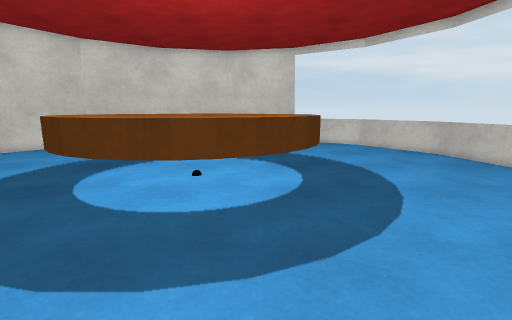
view 1 (above)

15 first-person views from a walk through a Unity game level. The camera is 1.2 m above the floor, tilts 10° down and sees 85° across. The floor is counted in squares, 0.45 m on a side. Each view is taken from the middle of a square. On the plan, view 1 faces up. The plan holds only what a view shows up to about 19 squares ahead; the rest is blank. The player is left out. Surface patterns are stand-ins for the level's own textures.

view 2
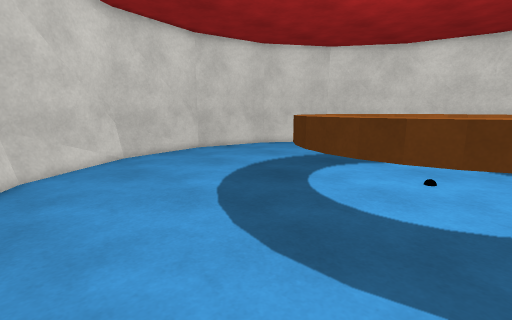

view 3
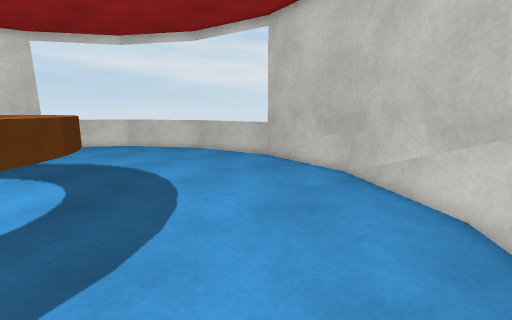

view 4
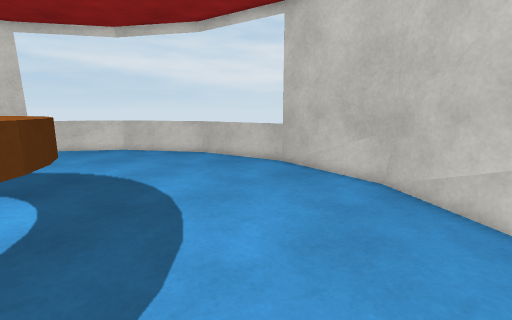

view 5
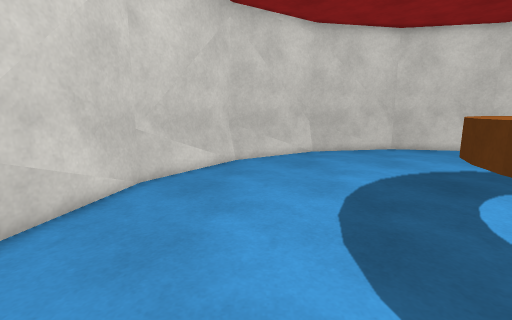

view 6
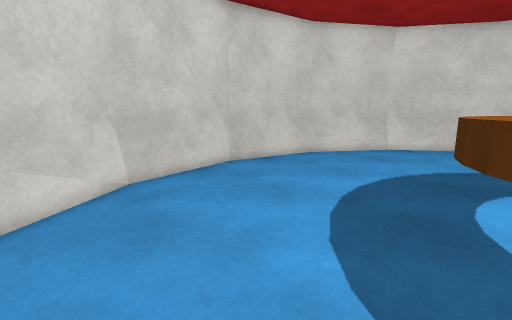

view 7
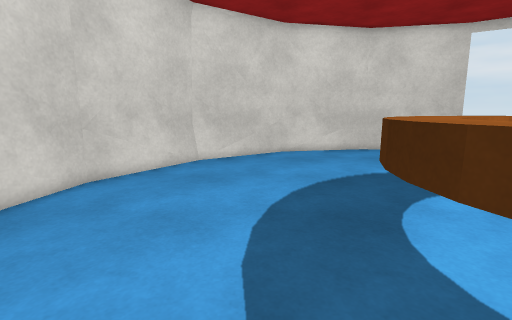

view 8
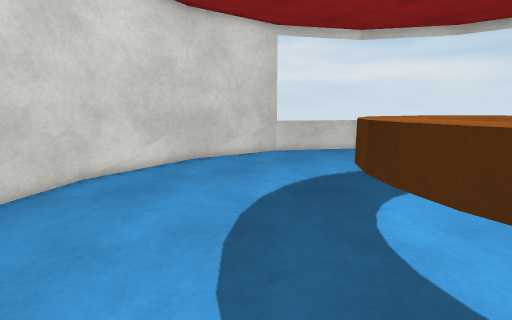

view 9
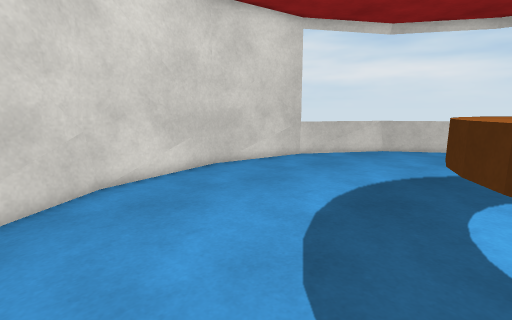

view 10
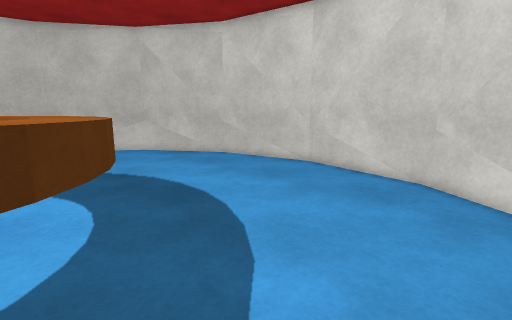

view 11
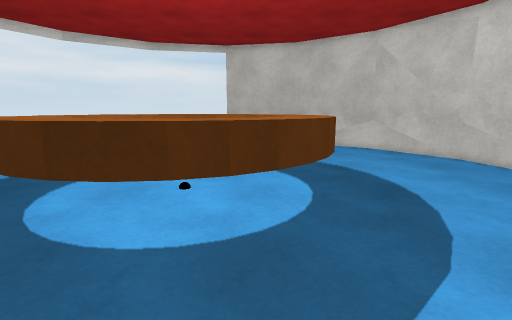

view 12
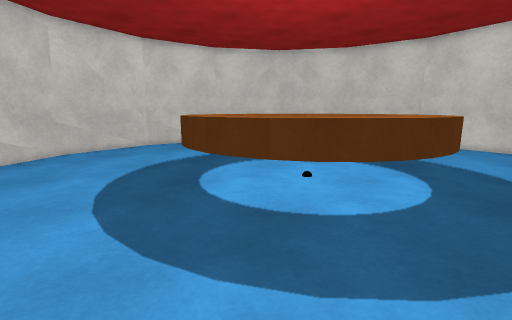

view 13
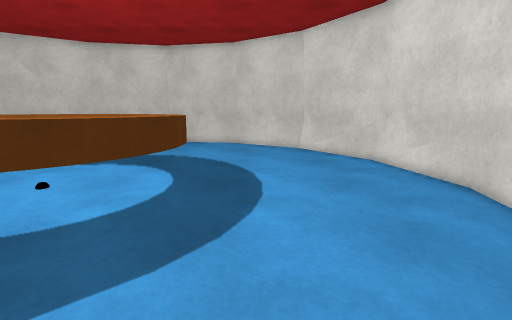

view 14
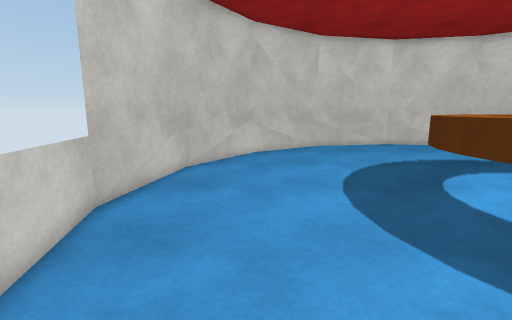

view 15
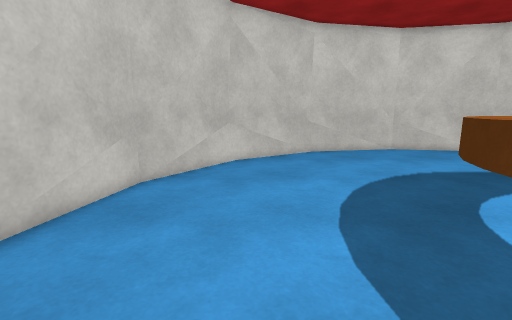

### Floor plan
Points are (right, up) in squares from view 1. A wall is a line through its corners. A room is listed if a view was taken in it or the views show most of it. See-through windows are left out.
Room 1 (views 1, 2, 3, 4, 5, 6, 7, 8, 9, 10, 11, 12, 13, 14, 15)
walls: (3.4, 25.5) (-2.5, 26.5) (-8.4, 25.5) (-13.5, 22.5) (-16.5, 17.4) (-17.5, 11.5) (-16.5, 5.6) (-13.5, 0.6) (-8.4, -2.5); (-8.2, -2.5) (-2.4, -3.5) (3.3, -2.5) (8.5, 0.6) (11.5, 5.7) (12.5, 11.5)
low walls: (-11.5, 23.3) (-13.2, 22.2) (-14.3, 20.5); (-14.4, 20.4) (-16.5, 17.2); (-8.2, 25.5) (-11.4, 23.4); (-15.9, 4.7) (-13.3, 0.9) (-8.2, -2.5); (8.1, 22.3) (4.6, 24.6); (11.5, 17.3) (8.1, 22.3); (12.5, 11.5) (11.5, 17.3) (8.4, 22.5) (3.4, 25.5); (9.5, 2.8) (10.8, 4.7); (6.6, -0.3) (8.2, 0.8) (9.3, 2.5); (4.3, -1.8) (6.2, -0.5)
objects: desk (-7, 7) to (2, 16)

Where each view was taken, in squares from view 1:
view 1: 0 up, 0 right, facing up
view 2: 0 up, 0 right, facing up-left
view 3: 0 up, 0 right, facing up-right
view 4: 2 up, 1 right, facing up-right
view 5: 2 up, 2 right, facing left
view 6: 2 up, 6 left, facing up-left
view 7: 7 up, 10 left, facing up
view 8: 13 up, 11 left, facing up-right
view 9: 15 up, 11 left, facing up-right
view 10: 9 up, 11 left, facing down-right
view 11: 9 up, 12 left, facing right
view 12: 18 up, 7 right, facing down-left
view 13: 19 up, 7 right, facing left
view 14: 19 up, 8 right, facing down
view 15: 16 up, 7 right, facing down
